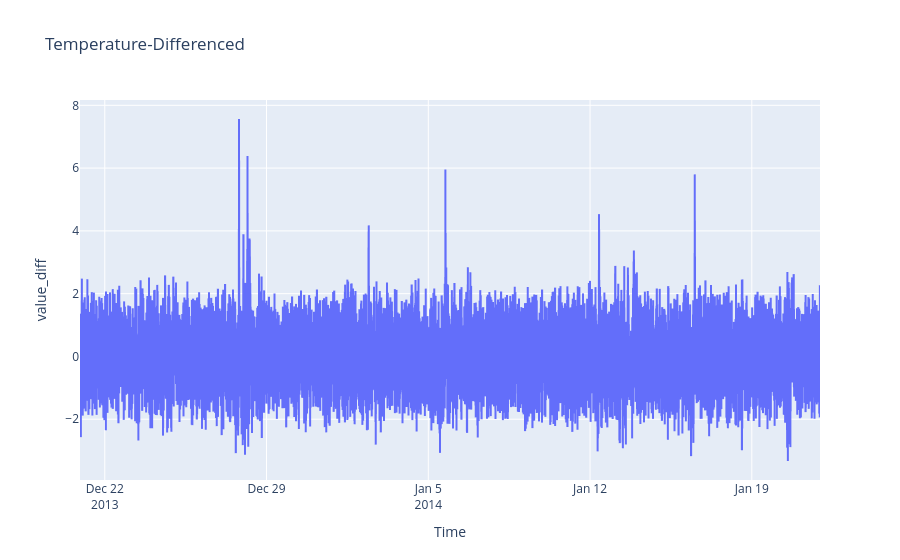

The code cell stored with this chart in its notebook:
### Markdown cell above
#### Modeling - ADF (with differencing)

### Code cell
# Play: Use differencing --> Observe mean brought to zero
df_arima_normal['value_diff'] = df_arima_normal['value'].diff()
fig = px.line(df_arima_normal,
              x='time', 
              y='value_diff', 
              title='Temperature-Differenced', 
              labels={'time': 'Time', 'value': 'Temperature'})
fig.show()

### Figure 1 — Plotly figure (JSON) as saved in the notebook; plotly's stock layout.template omitted (floating-point values rounded to 4 significant figures; data arrays with more than 128 entries replaced by an {"elided": "..."} marker saying what was removed)
{"data": [{"hovertemplate": "Time=%{x}<br>value_diff=%{y}<extra></extra>", "legendgroup": "", "line": {"color": "#636efa", "dash": "solid"}, "marker": {"symbol": "circle"}, "mode": "lines", "name": "", "showlegend": false, "type": "scattergl", "x": {"elided": "9236 str values"}, "xaxis": "x", "y": {"elided": "9236 float values"}, "yaxis": "y"}], "layout": {"legend": {"tracegroupgap": 0}, "title": {"text": "Temperature-Differenced"}, "xaxis": {"anchor": "y", "domain": [0, 1], "title": {"text": "Time"}}, "yaxis": {"anchor": "x", "domain": [0, 1], "title": {"text": "value_diff"}}}}
